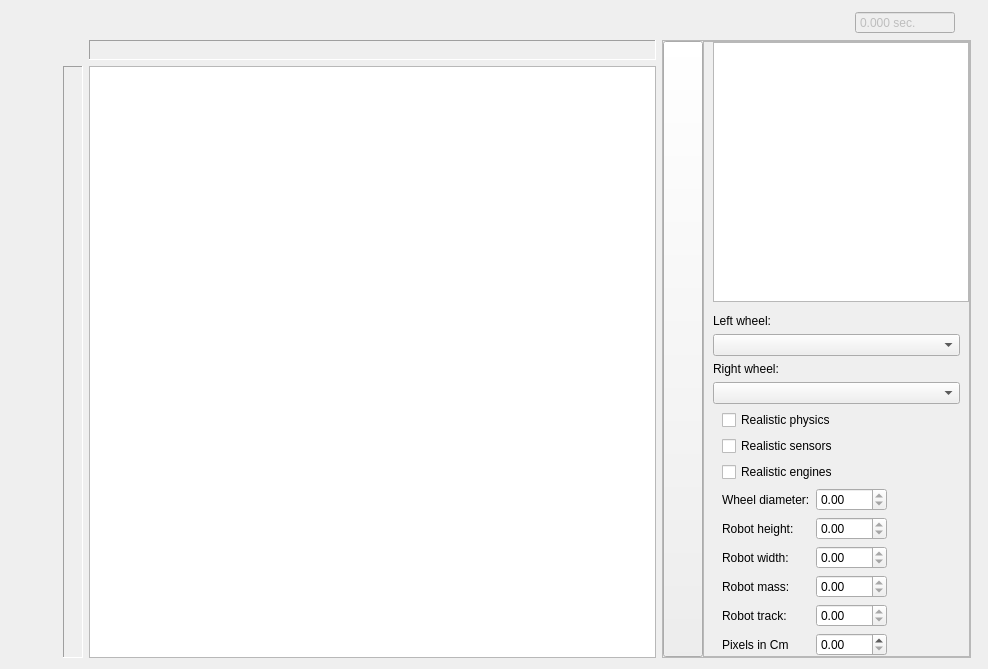
<?xml version="1.0" encoding="UTF-8"?>
<ui version="4.0">
 <class>TwoDModelWidget</class>
 <widget class="QWidget" name="TwoDModelWidget">
  <property name="geometry">
   <rect>
    <x>0</x>
    <y>0</y>
    <width>988</width>
    <height>669</height>
   </rect>
  </property>
  <property name="windowTitle">
   <string>2D Robot Model</string>
  </property>
  <layout class="QGridLayout" name="gridLayout" rowstretch="0,0,0,0,0,0,0" columnstretch="0,0,0,0,0">
   <item row="0" column="1" rowspan="7">
    <widget class="QWidget" name="toolbarWidget" native="true">
     <property name="sizePolicy">
      <sizepolicy hsizetype="Preferred" vsizetype="Expanding">
       <horstretch>0</horstretch>
       <verstretch>0</verstretch>
      </sizepolicy>
     </property>
     <layout class="QGridLayout" name="gridLayout_7">
      <property name="leftMargin">
       <number>0</number>
      </property>
      <property name="topMargin">
       <number>0</number>
      </property>
      <property name="rightMargin">
       <number>0</number>
      </property>
      <property name="bottomMargin">
       <number>0</number>
      </property>
      <property name="horizontalSpacing">
       <number>6</number>
      </property>
      <item row="0" column="0" colspan="2">
       <widget class="QWidget" name="mainTabBarWidget" native="true">
        <property name="sizePolicy">
         <sizepolicy hsizetype="Preferred" vsizetype="Expanding">
          <horstretch>0</horstretch>
          <verstretch>0</verstretch>
         </sizepolicy>
        </property>
        <layout class="QHBoxLayout" name="horizontalLayout">
         <property name="spacing">
          <number>0</number>
         </property>
         <property name="leftMargin">
          <number>0</number>
         </property>
         <property name="topMargin">
          <number>0</number>
         </property>
         <property name="rightMargin">
          <number>0</number>
         </property>
         <property name="bottomMargin">
          <number>0</number>
         </property>
         <item>
          <widget class="twoDModel::view::Palette" name="palette" native="true"/>
         </item>
        </layout>
       </widget>
      </item>
      <item row="3" column="0" colspan="2">
       <widget class="QPushButton" name="runButton">
        <property name="sizePolicy">
         <sizepolicy hsizetype="Minimum" vsizetype="Minimum">
          <horstretch>0</horstretch>
          <verstretch>0</verstretch>
         </sizepolicy>
        </property>
        <property name="minimumSize">
         <size>
          <width>44</width>
          <height>44</height>
         </size>
        </property>
        <property name="maximumSize">
         <size>
          <width>44</width>
          <height>44</height>
         </size>
        </property>
        <property name="toolTip">
         <string>Run program</string>
        </property>
        <property name="text">
         <string/>
        </property>
        <property name="icon">
         <iconset resource="../../../../../interpreters/interpreterCore/interpreterCore.qrc">
          <normaloff>:/icons/2d_run.png</normaloff>:/icons/2d_run.png</iconset>
        </property>
        <property name="iconSize">
         <size>
          <width>44</width>
          <height>44</height>
         </size>
        </property>
        <property name="flat">
         <bool>true</bool>
        </property>
       </widget>
      </item>
      <item row="4" column="0" colspan="2">
       <widget class="QPushButton" name="stopButton">
        <property name="sizePolicy">
         <sizepolicy hsizetype="Minimum" vsizetype="Minimum">
          <horstretch>0</horstretch>
          <verstretch>0</verstretch>
         </sizepolicy>
        </property>
        <property name="minimumSize">
         <size>
          <width>44</width>
          <height>44</height>
         </size>
        </property>
        <property name="maximumSize">
         <size>
          <width>44</width>
          <height>44</height>
         </size>
        </property>
        <property name="toolTip">
         <string>Stop program</string>
        </property>
        <property name="text">
         <string/>
        </property>
        <property name="icon">
         <iconset resource="../../../../../interpreters/interpreterCore/interpreterCore.qrc">
          <normaloff>:/icons/2d_stop.png</normaloff>:/icons/2d_stop.png</iconset>
        </property>
        <property name="iconSize">
         <size>
          <width>44</width>
          <height>44</height>
         </size>
        </property>
        <property name="flat">
         <bool>true</bool>
        </property>
       </widget>
      </item>
      <item row="2" column="0">
       <widget class="QPushButton" name="initialStateButton">
        <property name="text">
         <string/>
        </property>
        <property name="icon">
         <iconset resource="../../../../../interpreters/interpreterCore/interpreterCore.qrc">
          <normaloff>:/icons/2d_robot_back.png</normaloff>:/icons/2d_robot_back.png</iconset>
        </property>
        <property name="flat">
         <bool>true</bool>
        </property>
       </widget>
      </item>
      <item row="1" column="0">
       <widget class="QPushButton" name="trainingModeButton">
        <property name="text">
         <string/>
        </property>
        <property name="icon">
         <iconset resource="../../../../../interpreters/interpreterCore/interpreterCore.qrc">
          <normaloff>:/icons/2d_training.svg</normaloff>:/icons/2d_training.svg</iconset>
        </property>
        <property name="checkable">
         <bool>true</bool>
        </property>
        <property name="flat">
         <bool>true</bool>
        </property>
       </widget>
      </item>
     </layout>
    </widget>
   </item>
   <item row="0" column="4" rowspan="7">
    <widget class="QWidget" name="sceneWidget" native="true">
     <layout class="QGridLayout" name="gridLayout_6">
      <property name="leftMargin">
       <number>0</number>
      </property>
      <property name="topMargin">
       <number>0</number>
      </property>
      <property name="rightMargin">
       <number>0</number>
      </property>
      <property name="bottomMargin">
       <number>0</number>
      </property>
      <item row="1" column="1" colspan="3">
       <widget class="QWidget" name="sceneHeaderWidget" native="true">
        <layout class="QHBoxLayout" name="horizontalLayout_3">
         <property name="leftMargin">
          <number>0</number>
         </property>
         <property name="topMargin">
          <number>0</number>
         </property>
         <property name="rightMargin">
          <number>0</number>
         </property>
         <property name="bottomMargin">
          <number>0</number>
         </property>
         <item>
          <widget class="twoDModel::view::GridParameters" name="gridParametersBox">
           <property name="sizePolicy">
            <sizepolicy hsizetype="Expanding" vsizetype="Preferred">
             <horstretch>0</horstretch>
             <verstretch>0</verstretch>
            </sizepolicy>
           </property>
          </widget>
         </item>
         <item>
          <widget class="QPushButton" name="speedDownButton">
           <property name="sizePolicy">
            <sizepolicy hsizetype="Fixed" vsizetype="Fixed">
             <horstretch>0</horstretch>
             <verstretch>0</verstretch>
            </sizepolicy>
           </property>
           <property name="maximumSize">
            <size>
             <width>16</width>
             <height>16</height>
            </size>
           </property>
           <property name="focusPolicy">
            <enum>Qt::NoFocus</enum>
           </property>
           <property name="toolTip">
            <string>Decrease speed</string>
           </property>
           <property name="text">
            <string/>
           </property>
           <property name="icon">
            <iconset resource="../../../../../interpreters/interpreterCore/interpreterCore.qrc">
             <normaloff>:/icons/2d_minus.svg</normaloff>:/icons/2d_minus.svg</iconset>
           </property>
           <property name="autoRepeat">
            <bool>true</bool>
           </property>
           <property name="flat">
            <bool>true</bool>
           </property>
          </widget>
         </item>
         <item>
          <widget class="QDoubleSpinBox" name="timelineBox">
           <property name="enabled">
            <bool>false</bool>
           </property>
           <property name="sizePolicy">
            <sizepolicy hsizetype="Fixed" vsizetype="Fixed">
             <horstretch>0</horstretch>
             <verstretch>0</verstretch>
            </sizepolicy>
           </property>
           <property name="maximumSize">
            <size>
             <width>100</width>
             <height>16777215</height>
            </size>
           </property>
           <property name="focusPolicy">
            <enum>Qt::NoFocus</enum>
           </property>
           <property name="contextMenuPolicy">
            <enum>Qt::NoContextMenu</enum>
           </property>
           <property name="toolTip">
            <string>Time in 2D model</string>
           </property>
           <property name="readOnly">
            <bool>true</bool>
           </property>
           <property name="buttonSymbols">
            <enum>QAbstractSpinBox::NoButtons</enum>
           </property>
           <property name="suffix">
            <string> sec.</string>
           </property>
           <property name="decimals">
            <number>3</number>
           </property>
           <property name="maximum">
            <double>2000000000.000000000000000</double>
           </property>
          </widget>
         </item>
         <item>
          <widget class="QPushButton" name="speedUpButton">
           <property name="sizePolicy">
            <sizepolicy hsizetype="Fixed" vsizetype="Fixed">
             <horstretch>0</horstretch>
             <verstretch>0</verstretch>
            </sizepolicy>
           </property>
           <property name="maximumSize">
            <size>
             <width>16</width>
             <height>16</height>
            </size>
           </property>
           <property name="focusPolicy">
            <enum>Qt::NoFocus</enum>
           </property>
           <property name="toolTip">
            <string>Increase speed</string>
           </property>
           <property name="text">
            <string/>
           </property>
           <property name="icon">
            <iconset resource="../../../../../interpreters/interpreterCore/interpreterCore.qrc">
             <normaloff>:/icons/2d_plus.svg</normaloff>:/icons/2d_plus.svg</iconset>
           </property>
           <property name="autoRepeat">
            <bool>true</bool>
           </property>
           <property name="flat">
            <bool>true</bool>
           </property>
          </widget>
         </item>
        </layout>
       </widget>
      </item>
      <item row="2" column="1">
       <widget class="twoDModel::view::Ruler" name="horizontalRuler">
        <property name="sizePolicy">
         <sizepolicy hsizetype="Preferred" vsizetype="Fixed">
          <horstretch>0</horstretch>
          <verstretch>0</verstretch>
         </sizepolicy>
        </property>
        <property name="minimumSize">
         <size>
          <width>0</width>
          <height>20</height>
         </size>
        </property>
        <property name="maximumSize">
         <size>
          <width>16777215</width>
          <height>20</height>
         </size>
        </property>
        <property name="frameShape">
         <enum>QFrame::Panel</enum>
        </property>
        <property name="frameShadow">
         <enum>QFrame::Sunken</enum>
        </property>
        <property name="orientation" stdset="0">
         <number>1</number>
        </property>
       </widget>
      </item>
      <item row="3" column="0">
       <widget class="twoDModel::view::Ruler" name="verticalRuler">
        <property name="minimumSize">
         <size>
          <width>20</width>
          <height>0</height>
         </size>
        </property>
        <property name="maximumSize">
         <size>
          <width>20</width>
          <height>16777215</height>
         </size>
        </property>
        <property name="frameShape">
         <enum>QFrame::Panel</enum>
        </property>
        <property name="frameShadow">
         <enum>QFrame::Sunken</enum>
        </property>
        <property name="orientation" stdset="0">
         <number>2</number>
        </property>
       </widget>
      </item>
      <item row="2" column="2" rowspan="2">
       <widget class="QFrame" name="detailsPanel">
        <property name="sizePolicy">
         <sizepolicy hsizetype="Minimum" vsizetype="Preferred">
          <horstretch>0</horstretch>
          <verstretch>0</verstretch>
         </sizepolicy>
        </property>
        <property name="frameShape">
         <enum>QFrame::StyledPanel</enum>
        </property>
        <property name="frameShadow">
         <enum>QFrame::Raised</enum>
        </property>
        <layout class="QHBoxLayout" name="horizontalLayout_2">
         <property name="spacing">
          <number>0</number>
         </property>
         <property name="leftMargin">
          <number>0</number>
         </property>
         <property name="topMargin">
          <number>0</number>
         </property>
         <property name="rightMargin">
          <number>0</number>
         </property>
         <property name="bottomMargin">
          <number>0</number>
         </property>
         <item>
          <widget class="QPushButton" name="toggleDetailsButton">
           <property name="sizePolicy">
            <sizepolicy hsizetype="Fixed" vsizetype="Preferred">
             <horstretch>0</horstretch>
             <verstretch>0</verstretch>
            </sizepolicy>
           </property>
           <property name="text">
            <string/>
           </property>
           <property name="icon">
            <iconset resource="../../../../../interpreters/interpreterCore/interpreterCore.qrc">
             <normaloff>:/icons/2d_left.png</normaloff>:/icons/2d_left.png</iconset>
           </property>
          </widget>
         </item>
         <item>
          <widget class="QFrame" name="detailsContainer">
           <property name="sizePolicy">
            <sizepolicy hsizetype="Minimum" vsizetype="Preferred">
             <horstretch>0</horstretch>
             <verstretch>0</verstretch>
            </sizepolicy>
           </property>
           <property name="frameShape">
            <enum>QFrame::StyledPanel</enum>
           </property>
           <layout class="QVBoxLayout" name="verticalLayout_2">
            <property name="topMargin">
             <number>0</number>
            </property>
            <property name="rightMargin">
             <number>0</number>
            </property>
            <property name="bottomMargin">
             <number>0</number>
            </property>
            <item>
             <widget class="twoDModel::view::DetailsTab" name="detailsTab">
              <property name="focusPolicy">
               <enum>Qt::NoFocus</enum>
              </property>
              <property name="frameShape">
               <enum>QFrame::StyledPanel</enum>
              </property>
              <property name="frameShadow">
               <enum>QFrame::Plain</enum>
              </property>
              <property name="showDropIndicator" stdset="0">
               <bool>false</bool>
              </property>
              <property name="selectionMode">
               <enum>QAbstractItemView::NoSelection</enum>
              </property>
              <property name="verticalScrollMode">
               <enum>QAbstractItemView::ScrollPerPixel</enum>
              </property>
              <property name="indentation">
               <number>10</number>
              </property>
              <property name="headerHidden">
               <bool>true</bool>
              </property>
              <column>
               <property name="text">
                <string notr="true">1</string>
               </property>
              </column>
             </widget>
            </item>
            <item>
             <widget class="QFrame" name="portsFrame">
              <property name="frameShape">
               <enum>QFrame::NoFrame</enum>
              </property>
              <layout class="QFormLayout" name="portsFormLayout">
               <property name="fieldGrowthPolicy">
                <enum>QFormLayout::AllNonFixedFieldsGrow</enum>
               </property>
               <property name="horizontalSpacing">
                <number>0</number>
               </property>
               <property name="verticalSpacing">
                <number>0</number>
               </property>
               <property name="topMargin">
                <number>0</number>
               </property>
               <property name="bottomMargin">
                <number>0</number>
               </property>
              </layout>
             </widget>
            </item>
            <item>
             <widget class="QFrame" name="motorsFrame">
              <layout class="QVBoxLayout" name="verticalLayout_3">
               <property name="leftMargin">
                <number>0</number>
               </property>
               <property name="topMargin">
                <number>0</number>
               </property>
               <property name="bottomMargin">
                <number>0</number>
               </property>
               <item>
                <widget class="QLabel" name="leftWheelLabel">
                 <property name="text">
                  <string>Left wheel:</string>
                 </property>
                </widget>
               </item>
               <item>
                <widget class="QComboBox" name="leftWheelComboBox"/>
               </item>
               <item>
                <widget class="QLabel" name="rightWheelLabel">
                 <property name="text">
                  <string>Right wheel:</string>
                 </property>
                </widget>
               </item>
               <item>
                <widget class="QComboBox" name="rightWheelComboBox"/>
               </item>
              </layout>
             </widget>
            </item>
            <item>
             <widget class="QFrame" name="physicsFrame">
              <layout class="QVBoxLayout" name="verticalLayout">
               <property name="topMargin">
                <number>0</number>
               </property>
               <property name="bottomMargin">
                <number>0</number>
               </property>
               <item>
                <widget class="QCheckBox" name="realisticPhysicsCheckBox">
                 <property name="text">
                  <string>Realistic physics</string>
                 </property>
                </widget>
               </item>
               <item>
                <widget class="QCheckBox" name="enableSensorNoiseCheckBox">
                 <property name="text">
                  <string>Realistic sensors</string>
                 </property>
                </widget>
               </item>
               <item>
                <widget class="QCheckBox" name="enableMotorNoiseCheckBox">
                 <property name="text">
                  <string>Realistic engines</string>
                 </property>
                </widget>
               </item>
              </layout>
             </widget>
            </item>
            <item>
             <widget class="QFrame" name="physicsParamsFrame">
              <property name="sizePolicy">
               <sizepolicy hsizetype="Preferred" vsizetype="Minimum">
                <horstretch>0</horstretch>
                <verstretch>0</verstretch>
               </sizepolicy>
              </property>
              <layout class="QFormLayout" name="formLayout">
               <property name="sizeConstraint">
                <enum>QLayout::SetFixedSize</enum>
               </property>
               <property name="topMargin">
                <number>0</number>
               </property>
               <property name="bottomMargin">
                <number>0</number>
               </property>
               <item row="0" column="1">
                <widget class="QDoubleSpinBox" name="wheelDiamInCm">
                 <property name="readOnly">
                  <bool>true</bool>
                 </property>
                </widget>
               </item>
               <item row="1" column="0">
                <widget class="QLabel" name="robotHeight">
                 <property name="sizePolicy">
                  <sizepolicy hsizetype="Preferred" vsizetype="Preferred">
                   <horstretch>0</horstretch>
                   <verstretch>0</verstretch>
                  </sizepolicy>
                 </property>
                 <property name="text">
                  <string>Robot height:</string>
                 </property>
                </widget>
               </item>
               <item row="1" column="1">
                <widget class="QDoubleSpinBox" name="robotHeightInCm">
                 <property name="readOnly">
                  <bool>true</bool>
                 </property>
                </widget>
               </item>
               <item row="2" column="0">
                <widget class="QLabel" name="robotWidth">
                 <property name="sizePolicy">
                  <sizepolicy hsizetype="Preferred" vsizetype="Preferred">
                   <horstretch>0</horstretch>
                   <verstretch>0</verstretch>
                  </sizepolicy>
                 </property>
                 <property name="text">
                  <string>Robot width:</string>
                 </property>
                </widget>
               </item>
               <item row="2" column="1">
                <widget class="QDoubleSpinBox" name="robotWidthInCm">
                 <property name="readOnly">
                  <bool>true</bool>
                 </property>
                </widget>
               </item>
               <item row="3" column="0">
                <widget class="QLabel" name="robotMass">
                 <property name="sizePolicy">
                  <sizepolicy hsizetype="Preferred" vsizetype="Preferred">
                   <horstretch>0</horstretch>
                   <verstretch>0</verstretch>
                  </sizepolicy>
                 </property>
                 <property name="text">
                  <string>Robot mass:</string>
                 </property>
                </widget>
               </item>
               <item row="3" column="1">
                <widget class="QDoubleSpinBox" name="robotMassInGr">
                 <property name="readOnly">
                  <bool>true</bool>
                 </property>
                 <property name="maximum">
                  <double>2000.000000000000000</double>
                 </property>
                </widget>
               </item>
               <item row="4" column="0">
                <widget class="QLabel" name="robotTrack">
                 <property name="sizePolicy">
                  <sizepolicy hsizetype="Preferred" vsizetype="Preferred">
                   <horstretch>0</horstretch>
                   <verstretch>0</verstretch>
                  </sizepolicy>
                 </property>
                 <property name="text">
                  <string>Robot track:</string>
                 </property>
                </widget>
               </item>
               <item row="4" column="1">
                <widget class="QDoubleSpinBox" name="robotTrackInCm">
                 <property name="readOnly">
                  <bool>true</bool>
                 </property>
                </widget>
               </item>
               <item row="0" column="0">
                <widget class="QLabel" name="wheelDiameter">
                 <property name="sizePolicy">
                  <sizepolicy hsizetype="Preferred" vsizetype="Preferred">
                   <horstretch>0</horstretch>
                   <verstretch>0</verstretch>
                  </sizepolicy>
                 </property>
                 <property name="text">
                  <string>Wheel diameter:</string>
                 </property>
                </widget>
               </item>
               <item row="5" column="0">
                <widget class="QLabel" name="pixelsInCmLabel">
                 <property name="text">
                  <string>Pixels in Cm</string>
                 </property>
                </widget>
               </item>
               <item row="5" column="1">
                <widget class="QDoubleSpinBox" name="pixelsInCmDoubleSpinBox"/>
               </item>
              </layout>
             </widget>
            </item>
           </layout>
          </widget>
         </item>
        </layout>
       </widget>
      </item>
      <item row="3" column="1">
       <widget class="graphicsUtils::AbstractView" name="graphicsView">
        <property name="sizePolicy">
         <sizepolicy hsizetype="Expanding" vsizetype="Expanding">
          <horstretch>1</horstretch>
          <verstretch>1</verstretch>
         </sizepolicy>
        </property>
        <property name="toolTip">
         <string/>
        </property>
       </widget>
      </item>
     </layout>
    </widget>
   </item>
  </layout>
 </widget>
 <customwidgets>
  <customwidget>
   <class>graphicsUtils::AbstractView</class>
   <extends>QGraphicsView</extends>
   <header>qrutils/graphicsUtils/abstractItemView.h</header>
  </customwidget>
  <customwidget>
   <class>twoDModel::view::GridParameters</class>
   <extends>QFrame</extends>
   <header>src/engine/view/parts/gridParameters.h</header>
   <container>1</container>
  </customwidget>
  <customwidget>
   <class>twoDModel::view::Palette</class>
   <extends>QWidget</extends>
   <header>src/engine/view/parts/palette.h</header>
  </customwidget>
  <customwidget>
   <class>twoDModel::view::DetailsTab</class>
   <extends>QTreeWidget</extends>
   <header>src/engine/view/parts/detailsTab.h</header>
  </customwidget>
  <customwidget>
   <class>twoDModel::view::Ruler</class>
   <extends>QFrame</extends>
   <header>src/engine/view/parts/ruler.h</header>
   <container>1</container>
  </customwidget>
 </customwidgets>
 <resources>
  <include location="../../../../../interpreters/interpreterCore/interpreterCore.qrc"/>
  <include location="../../../../../interpreters/interpreterCore/interpreterCore.qrc"/>
 </resources>
 <connections/>
</ui>
